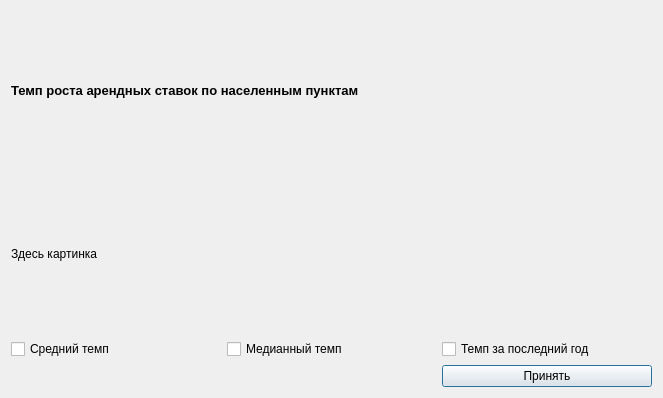
<?xml version="1.0" encoding="UTF-8"?>
<ui version="4.0">
 <class>rent_temp_dialog</class>
 <widget class="QDialog" name="rent_temp_dialog">
  <property name="geometry">
   <rect>
    <x>0</x>
    <y>0</y>
    <width>663</width>
    <height>398</height>
   </rect>
  </property>
  <property name="windowTitle">
   <string>Dialog</string>
  </property>
  <layout class="QGridLayout" name="gridLayout">
   <item row="2" column="1">
    <widget class="QCheckBox" name="checkBox_median_temp">
     <property name="text">
      <string>Медианный темп</string>
     </property>
    </widget>
   </item>
   <item row="2" column="2">
    <widget class="QCheckBox" name="checkBox_lastyear_temp">
     <property name="text">
      <string>Темп за последний год</string>
     </property>
    </widget>
   </item>
   <item row="2" column="0">
    <widget class="QCheckBox" name="checkBox_mean_temp">
     <property name="text">
      <string>Средний темп </string>
     </property>
    </widget>
   </item>
   <item row="0" column="0" colspan="3">
    <widget class="QLabel" name="label_title">
     <property name="font">
      <font>
       <pointsize>10</pointsize>
       <weight>75</weight>
       <bold>true</bold>
      </font>
     </property>
     <property name="text">
      <string>Темп роста арендных ставок по населенным пунктам</string>
     </property>
    </widget>
   </item>
   <item row="1" column="0" colspan="3">
    <widget class="QLabel" name="label_rent_chart">
     <property name="text">
      <string>Здесь картинка</string>
     </property>
     <property name="scaledContents">
      <bool>true</bool>
     </property>
    </widget>
   </item>
   <item row="3" column="2">
    <widget class="QPushButton" name="pushButton_renttemp_ok">
     <property name="text">
      <string>Принять</string>
     </property>
    </widget>
   </item>
  </layout>
 </widget>
 <resources/>
 <connections/>
</ui>
